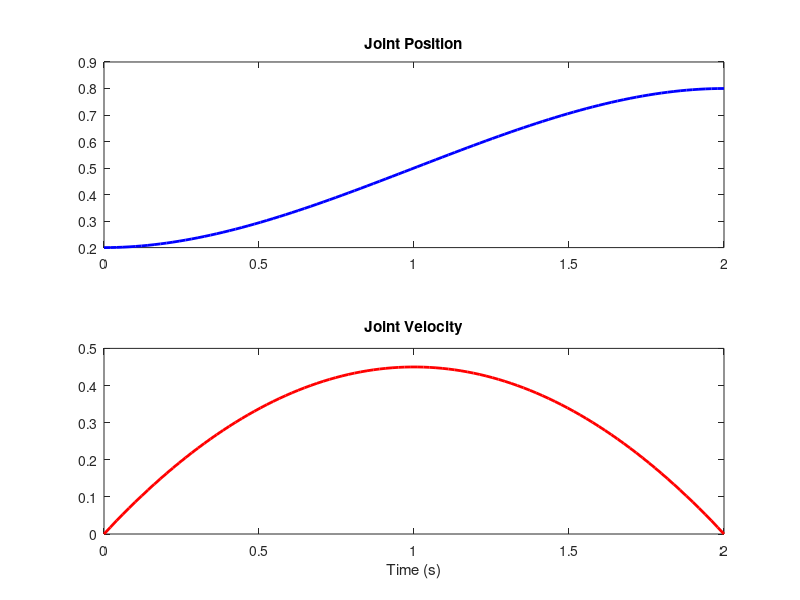

The MATLAB script that drew this image:
% Example joint trajectory planning for d3
q0 = 0.2; % initial d3
qf = 0.8; % final d3
tf = 2;   % time duration (s)

% Time vector
t = linspace(0, tf, 100);

% Coefficients
a0 = q0;
a1 = 0;
a2 = (3/(tf^2))*(qf - q0);
a3 = -(2/(tf^3))*(qf - q0);

% Position trajectory
q = a0 + a1*t + a2*t.^2 + a3*t.^3;

% Velocity trajectory
dq = a1 + 2*a2*t + 3*a3*t.^2;

% Plot
figure; subplot(2,1,1); plot(t, q, 'b', 'LineWidth', 2); title('Joint Position');
subplot(2,1,2); plot(t, dq, 'r', 'LineWidth', 2); title('Joint Velocity');
xlabel('Time (s)');
